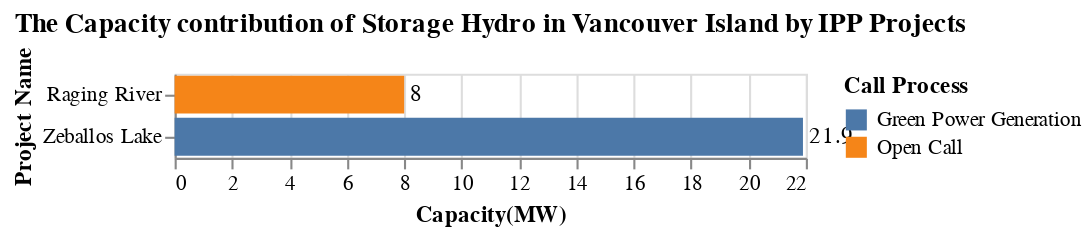

The code cell stored with this chart in its notebook:
### Code cell
title = alt.TitleParams('The Capacity contribution of Storage Hydro in Vancouver Island by IPP Projects')

capacity_IPP = alt.Chart(data_VI, title = title).mark_bar().encode(
                    alt.Y('Project_name', title='Project Name',sort='x'),
                    alt.X('sum(Capacity(MW))', title='Capacity(MW)'),
                    alt.Color('Call_process', title = 'Call Process')).properties( width=300)
cap_VI_Loc_chart = capacity_IPP + capacity_IPP.mark_text(
    color = 'black', align='left', dx = 3).encode(text='sum(Capacity(MW))',color=alt.value('black'))
cap_VI_Loc_chart

### Figure 1 — Vega-Lite specification as saved in the notebook (floating-point values rounded to 4 significant figures)
{"config": {"view": {"continuousWidth": 300, "continuousHeight": 300}}, "layer": [{"mark": {"type": "bar"}, "encoding": {"color": {"field": "Call_process", "title": "Call Process", "type": "nominal"}, "x": {"aggregate": "sum", "field": "Capacity(MW)", "title": "Capacity(MW)", "type": "quantitative"}, "y": {"field": "Project_name", "sort": "x", "title": "Project Name", "type": "nominal"}}, "title": {"text": "The Capacity contribution of Storage Hydro in Vancouver Island by IPP Projects"}}, {"mark": {"type": "text", "align": "left", "color": "black", "dx": 3}, "encoding": {"color": {"value": "black"}, "text": {"aggregate": "sum", "field": "Capacity(MW)", "type": "quantitative"}, "x": {"aggregate": "sum", "field": "Capacity(MW)", "title": "Capacity(MW)", "type": "quantitative"}, "y": {"field": "Project_name", "sort": "x", "title": "Project Name", "type": "nominal"}}, "title": {"text": "The Capacity contribution of Storage Hydro in Vancouver Island by IPP Projects"}}], "data": {"name": "data-88802e00bd74ae92d3b5486ddd0d1f05"}, "width": 300, "$schema": "https://vega.github.io/schema/vega-lite/v5.20.1.json", "datasets": {"data-88802e00bd74ae92d3b5486ddd0d1f05": [{"Sub_region": "Vancouver Island", "Project_name": "Raging River", "IPP_seller": "Raging River Power & Mining Inc.", "Location": "Port Alice", "Type": "Storage Hydro", "Year": "2006", "Call_process": "Open Call", "Capacity(MW)": 8.0, "Energy(GWh/yr)": 30.0, "Region": "Vancouver Island"}, {"Sub_region": "Vancouver Island", "Project_name": "Zeballos Lake", "IPP_seller": "Zeballos Lake Hydro Limited Partnership", "Location": "Zeballos", "Type": "Storage Hydro", "Year": "2003", "Call_process": "Green Power Generation", "Capacity(MW)": 21.9, "Energy(GWh/yr)": 92.6, "Region": "Vancouver Island"}]}}
